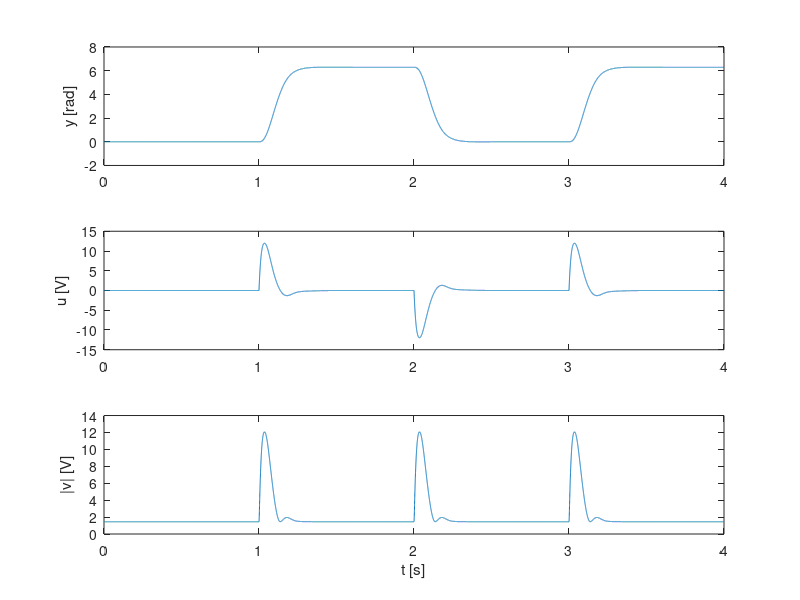
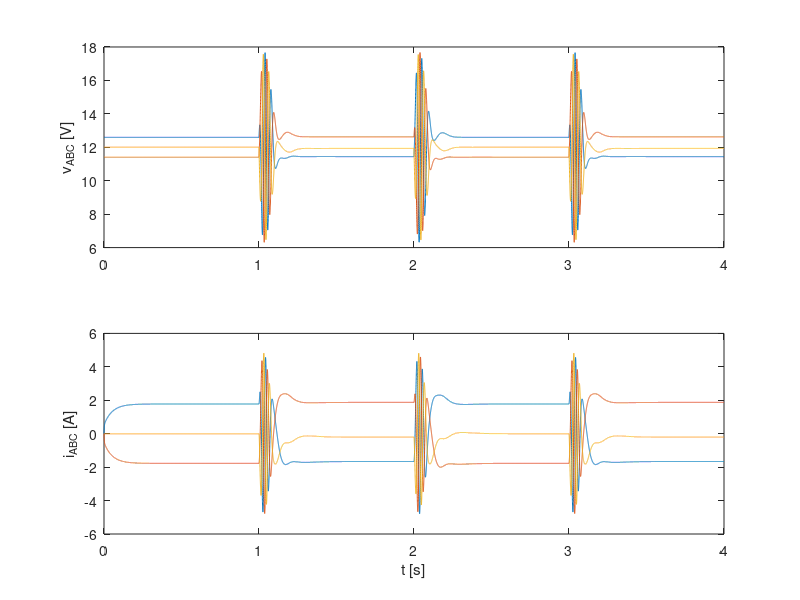

MATLAB code to generate these figures, in order:
%% Copyright 2014 by David G. Taylor. All rights reserved.
clc, clear, close all

%% plant simulation model parameters
N = 2;
Lm = 34.47e-3;
Ls = 37.24e-3;
Lr = 37.24e-3;
Rs = 1.00;
Rr = 2.24;
J = 3.2e-4;
F = 7.2e-4;
sLs = (1-Lm^2/(Ls*Lr))*Ls;

%% controller parameters
V_dc = 24;
Flux = 50e-3;
lambda_r = 25;
lambda_e = 4*lambda_r;
Ts = 0.0002;

%% plant design model parameters
g = Lm/Lr;
R = Rs+Rr*g^2;
K = g*N*Flux;
Jhat = J*1;
Fhat = F*0;
alpha = (K^2+Fhat*R)/(Jhat*R);
beta = K/(Jhat*R);

%% design model coefficient matrices
Ad = [0,1;0,-alpha];
Bd = [0;beta];
Cd = [1,0];

%% controller feedback gain matrices
LL = [2*lambda_e-alpha;lambda_e^2-2*alpha*lambda_e+alpha^2];
KK1 = [3*lambda_r^2,3*lambda_r-alpha]/beta;
KK2 = lambda_r^3/beta;

%% time grid
h = Ts/100;
t = 0:h:4;
td = 0:Ts:4;

%% preallocation
Y = NaN(1,length(td));
U = NaN(1,length(td));
V = NaN(1,length(td));
vABC = NaN(3,length(td));
iABC = NaN(3,length(td));

%% initial conditions
tr = 0; wr = 0; fD = 0; fQ = 0; iD = 0; iQ = 0;
xhat = [0;0];
sigma = 0;
rho = 0;

%% simulation time loop
for n = 0:length(t)-1
    
    %% microcontroller code (discrete-time update)
    
    if mod(n*h,Ts) == 0
        
        % sensor output
        y = tr;
        
        % reference command generator
        if mod(n*h,10000*Ts) >= 5000*Ts
            r = 2*pi;
        else
            r = 0;
        end
        
        % integral controller output
        u = -KK1*xhat-KK2*sigma;
        
        % integral controller state update
        xhat = xhat+Ts*(Ad*xhat+Bd*u-LL*(Cd*xhat-y));
        sigma = sigma+Ts*(y-r);
        
        % voltage vector
        vd = (Rs/Lm)*Flux;
        vq = u;
        
        % excitation angle
        rho = mod(rho+Ts*(g^2*Rr/R)*(u/K),2*pi);
        theta_e = mod((Rs/R)*y+rho,2*pi);
        
        % rectangular to polar
        v_mag = sqrt(vd^2+vq^2);
        v_ang = atan2(vq,vd);
        
        % converter leg voltages
        theta_A = N*theta_e-pi/6;
        theta_B = N*theta_e-pi/6-2*pi/3;
        theta_C = N*theta_e-pi/6+2*pi/3;
        vA = (V_dc/2)+sqrt(2/9)*v_mag*cos(theta_A+v_ang);
        vB = (V_dc/2)+sqrt(2/9)*v_mag*cos(theta_B+v_ang);
        vC = (V_dc/2)+sqrt(2/9)*v_mag*cos(theta_C+v_ang);
        
        % stator-frame voltages from leg voltages
        va = vA-vB;
        vb = vB-vC;
        vc = vC-vA;
        vD = sqrt(2/3)*va-sqrt(1/6)*vb-sqrt(1/6)*vc;
        vQ = sqrt(1/2)*vb-sqrt(1/2)*vc;
        
        % leg currents from stator-frame currents
        ia = sqrt(2/3)*iD;
        ib = -sqrt(1/6)*iD+sqrt(1/2)*iQ;
        ic = -sqrt(1/6)*iD-sqrt(1/2)*iQ;
        iA = ia-ic;
        iB = ib-ia;
        iC = ic-ib;
        
        % data logger
        k = round(n*h/Ts);
        Y(k+1) = y;
        U(k+1) = u;
        V(k+1) = v_mag;
        vABC(:,k+1) = [vA;vB;vC];
        iABC(:,k+1) = [iA;iB;iC];
        
    end
    
    %% plant physics (continuous-time update)
    
    % stator-frame model
    tr = tr+h*wr;
    wr = wr+h*((N*Lm/Lr)*(fD*iQ-fQ*iD)-F*wr)/J;
    fD = fD+h*(-(Rr/Lr)*fD-N*wr*fQ+(Lm/Lr)*Rr*iD);
    fQ = fQ+h*(-(Rr/Lr)*fQ+N*wr*fD+(Lm/Lr)*Rr*iQ);
    iD = iD+h*((Lm/Lr)*(Rr/Lr)*fD+(Lm/Lr)*N*wr*fQ-R*iD+vD)/sLs;
    iQ = iQ+h*((Lm/Lr)*(Rr/Lr)*fQ-(Lm/Lr)*N*wr*fD-R*iQ+vQ)/sLs;
    
end

figure
subplot(311), plot(td,Y), ylabel('y [rad]')
subplot(312), plot(td,U), ylabel('u [V]')
subplot(313), plot(td,V), ylabel('|v| [V]'), xlabel('t [s]')
print -depsc ABC1.eps

figure
subplot(211), plot(td,vABC), ylabel('v_{ABC} [V]')
subplot(212), plot(td,iABC), ylabel('i_{ABC} [A]'), xlabel('t [s]')
print -depsc ABC2.eps